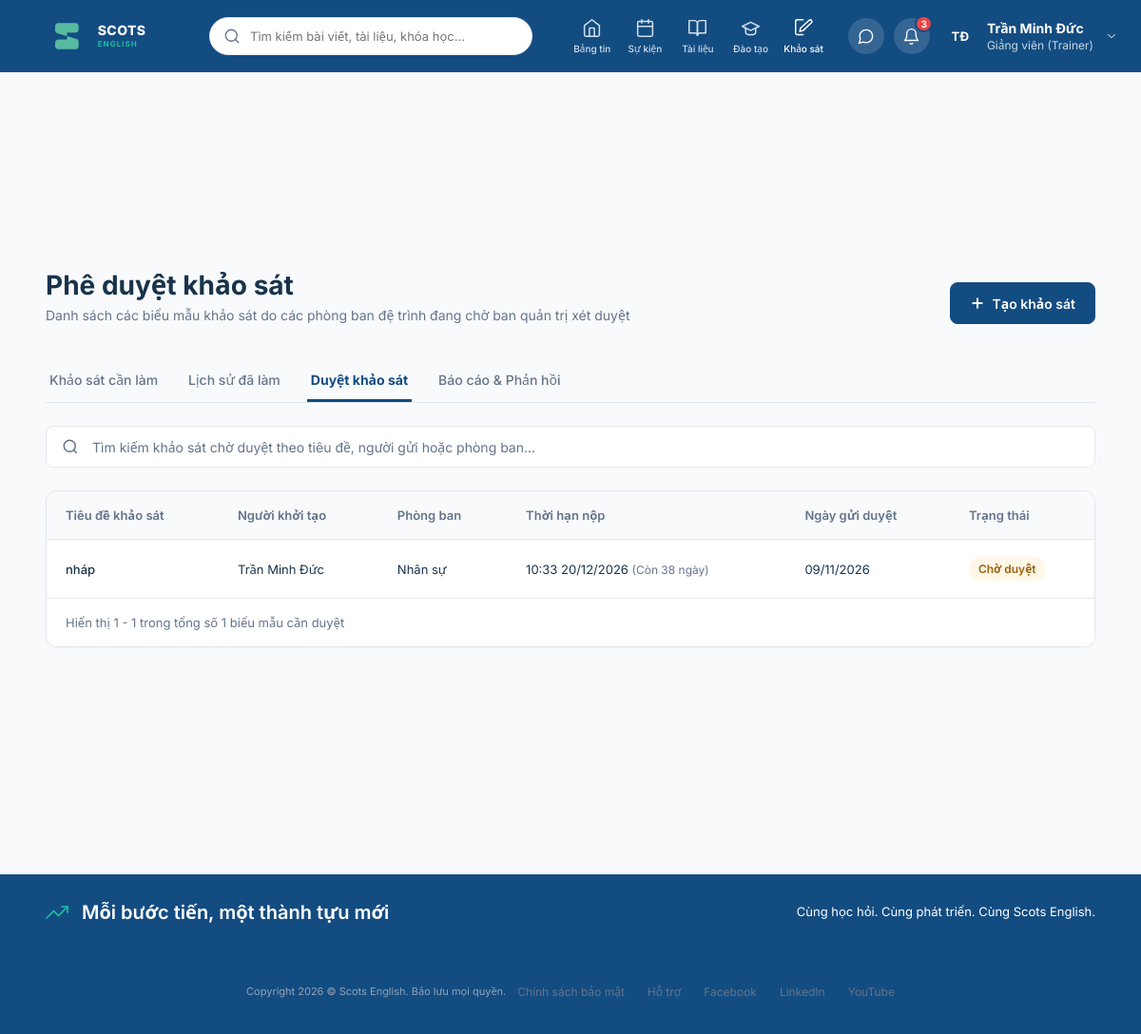
Page /surveys/approve/ (signed in) on the committed database.
### surveys/models.py (models this page shows, shortened)
class Survey(models.Model):
    department = models.ForeignKey(
        Department,
        on_delete=models.CASCADE,
        related_name='surveys',
        verbose_name="Phòng ban"
    )
    creator = models.ForeignKey(
        settings.AUTH_USER_MODEL,
        on_delete=models.CASCADE,
        related_name='created_surveys',
        verbose_name="Người tạo"
    )
    approver = models.ForeignKey(
        settings.AUTH_USER_MODEL,
        on_delete=models.SET_NULL,
        null=True,
        related_name='approved_surveys',
        verbose_name="Người duyệt"
    )
    name=models.CharField(
        max_length=100,
        verbose_name='Tên khảo sát'
    )
    date_created = models.DateTimeField(
        auto_now_add=True,
        verbose_name="Ngày tạo"
    )
    is_approved = models.BooleanField(
        default=False,
        verbose_name="Đã duyệt"
    )
    is_respondable = models.BooleanField(
        default=True,
        verbose_name="Cho phép trả lời"
    )
    is_visible = models.BooleanField(
        default=True,
        verbose_name="Hiển thị"
    )
    anonymous = models.BooleanField(
        default=False,
        verbose_name="Trả lời ẩn danh"
    )
    description = models.TextField(
        blank=True,
        null=True,
        verbose_name="Mô tả"
    )
    response_limit = models.IntegerField(
        null=True,
        blank=True,
        verbose_name="Giới hạn lượt trả lời"
    )
    response_deadline= models.DateTimeField(
        null=True,
        blank=True,
        db_index=True,
        verbose_name='Thời hạn trả lời'
    )
    @property
    def time_left(self):
        if not self.response_deadline:
            return None
        secs_left = (self.response_deadline - timezone.now()).total_seconds()
        if secs_left>=86400:
            time_left=secs_left//86400
            unit='ngày'
        elif secs_left>=3600:
            time_left=secs_left//3600
            unit='giờ'
        else:
            time_left=secs_left//60
            unit='phút'
        return f'Còn {time_left:.0f} {unit}'
    class Meta:
        db_table = 'survey'

### home/models.py (models this page shows, shortened)
class Department(models.Model):
    class BlockChoices(models.TextChoices):
        LEGAL_HR = 'LEGAL AND HR', 'Khối Hành Chính - Nhân Sự'
        FINANCE = 'FINANCE', 'Khối Tài Chính - Kế toán'
        OPERATION = 'OPERATION', 'Khối Vận Hành'
        ACADEMY = 'ACADEMY', 'Khối Học Thuật'
        TECHNOLOGY = 'TECHNOLOGY', 'Khối Công Nghệ Thông Tin'
        MKT_SALE = 'MARKETING AND SALE', 'Khối Marketing và Kinh Doanh'
        CENTRAL = 'CENTRAL', 'Khối Trung Tâm'
        DIRECTOR = 'DIRECTOR', 'Khối Ban Giám Đốc'
    name = models.CharField(
        max_length=100,
        verbose_name="Tên phòng ban")
    manager = models.ForeignKey(
        settings.AUTH_USER_MODEL,
        on_delete=models.SET_NULL,
        null=True,
        blank=True,
        related_name='managed_departments',
        verbose_name="Trưởng phòng"
    )
    block = models.CharField(
        max_length=50,
        choices=BlockChoices.choices,
        blank=True,
        null=True,
        verbose_name="Khối"
    )
    class Meta:
        db_table = 'department'

### surveys/views.py (the view, shortened to what this page needs)
# urls.py: path('approve/',views.SurveyApproveList,name='SurveyApproveList'),
def SurveyApproveList(request):
    if not request.user.is_authenticated:
        default_user = User.objects.filter(username='minhanh').first()
        if default_user:
            login(request, default_user)
    user = request.user
    managed_departments = user.managed_departments.all()
    is_admin = user.is_staff or user.is_superuser
    if not (managed_departments.exists() or is_admin):
        messages.error(request, 'Bạn không có quyền truy cập trang phê duyệt khảo sát.')
        return redirect('MySurvey')
    query = request.GET.get('q', '').strip()
    if is_admin and not managed_departments.exists():
        surveys_qs = Survey.objects.filter(is_approved=False)
    else:
        surveys_qs = Survey.objects.filter(
            department__in=managed_departments,
            is_approved=False
        )
    surveys_qs = surveys_qs.filter(
        Q(response_deadline__isnull=True) | Q(response_deadline__gt=timezone.now())
    ).select_related('creator', 'department').order_by('-date_created')
    total_count = surveys_qs.count()
    paginator = Paginator(surveys_qs, 10)  # 10 bài trên mỗi trang
    page_number = request.GET.get('page')
    page_obj = paginator.get_page(page_number)
    context = {
        'page_obj': page_obj,
        'search_query': query,
        'total_count': total_count,
    }
    return render(request, 'approve_list.html', context)

### surveys/templates/approve_list.html (shortened to what this page needs)
{% extends 'base.html' %}
{% block content %}
  <main class="survey-workspace">
    <header class="doc-header">
      <div>
        <h1 class="doc-header-title">Phê duyệt khảo sát</h1>
        <p class="doc-header-subtitle">Danh sách các biểu mẫu khảo sát do các phòng ban đệ trình đang chờ ban quản trị xét duyệt</p>
      </div>
      <a href="{% url 'SurveyCreate' %}" class="doc-btn doc-btn-primary">
        <svg width="16" height="16" viewBox="0 0 16 16" fill="none" stroke="currentColor" stroke-width="2">
          <path d="M8 3.333v9.334M3.333 8h9.334" stroke-linecap="round" stroke-linejoin="round"/>
        </svg>
        Tạo khảo sát
      </a>
    </header>
    <nav class="doc-tabs">
      <a href="{% url 'MySurvey' %}" class="doc-tab">Khảo sát cần làm</a>
      <a href="{% url 'SurveyHistory' %}" class="doc-tab">Lịch sử đã làm</a>
      {% if request.user.managed_departments.exists %}
        <a href="{% url 'SurveyApproveList' %}" class="doc-tab active">Duyệt khảo sát</a>
      {% endif %}
      <a href="{% url 'SurveyPublished' %}" class="doc-tab">Báo cáo & Phản hồi</a>
    </nav>
    <form method="GET" action="" class="doc-toolbar">
      <div class="doc-search-box" style="max-width: 100%;">
        <svg width="18" height="18" viewBox="0 0 24 24" fill="none" stroke="#64748b" stroke-width="2">
          <circle cx="11" cy="11" r="8"></circle>
          <path d="m21 21-4.35-4.35"></path>
        </svg>
        <input type="text" name="q" value="{{ search_query|default:'' }}" placeholder="Tìm kiếm khảo sát chờ duyệt theo tiêu đề, người gửi hoặc phòng ban...">
      </div>
    </form>
    <section class="doc-table-card">
      <table class="doc-table">
        <thead>
          <tr>
            <th>Tiêu đề khảo sát</th>
            <th>Người khởi tạo</th>
            <th>Phòng ban</th>
            <th>Thời hạn nộp</th>
            <th>Ngày gửi duyệt</th>
            <th>Trạng thái</th>
          </tr>
        </thead>
        <tbody>
          {% if page_obj %}
            {% for survey in page_obj %}
              <tr>
                <td class="doc-table-title">
                  <a href="{% url 'SurveyApproveDetail' survey.id %}" style="text-decoration: none; color: inherit; font-weight: 500;">
                    {{ survey.name }}
                  </a>
                </td>
                <td>{{ survey.creator.get_full_name|default:survey.creator.username }}</td>
                <td>{{ survey.department.name|default:"-" }}</td>
                <td>
                  {% if survey.response_deadline %}
                    {{ survey.response_deadline|date:"H:i d/m/Y" }}
                    {% if survey.time_left %}
                      <span style="font-size: 12px; color: var(--ink-soft);">({{ survey.time_left }})</span>
                    {% endif %}
                  {% else %}
                    <span style="color: var(--ink-soft);">Không giới hạn</span>
                  {% endif %}
                </td>
                <td>{{ survey.date_created|date:"d/m/Y" }}</td>
                <td><span class="doc-badge doc-badge-pending">Chờ duyệt</span></td>
              </tr>
            {% endfor %}
          {% endif %}
        </tbody>
      </table>
      {% if page_obj and total_count > 0 %}
        <footer class="doc-table-pagination">
          <div>Hiển thị {{ page_obj.start_index }} - {{ page_obj.end_index }} trong tổng số {{ total_count }} biểu mẫu cần duyệt</div>
        </footer>
      {% endif %}
    </section>
  </main>
{% endblock %}

### templates/base.html (shortened to what this page needs)
{% load static %}
<!DOCTYPE html>
<html lang="vi">
<head>
  <link rel="stylesheet" href="{% static 'css/main.css' %}?v=20261112b" />
  <script src="https://cdn.tailwindcss.com"></script>
</head>
<body>
<div class="page">
  <header class="topbar">
    <a href="{% url 'home' %}" class="logo" style="text-decoration: none; display: flex; align-items: center; gap: 8px; cursor: pointer;">
      <img class="logo-mark" src="{% static 'img/logo_no_text.png' %}" alt="Scots English" />
      <span class="brand-name">
        <span class="brand-primary">SCOTS</span>
        <span class="brand-secondary">ENGLISH</span>
      </span>
    </a>
    <form method="GET" action="{% url 'home' %}" class="search" style="display: flex; align-items: center; background: #ffffff; border: 1px solid #e2e8f0; border-radius: 9999px; padding: 6px 14px; gap: 8px; width: 340px; margin: 0 16px;">
      <svg class="icon-search" viewBox="0 0 24 24" fill="none" stroke="currentColor" stroke-width="1.7" stroke-linecap="round" stroke-linejoin="round" style="width: 18px; height: 18px; color: #64748b; flex-shrink: 0;">
        <circle cx="11" cy="11" r="8"></circle>
        <line x1="21" y1="21" x2="16.65" y2="16.65"></line>
      </svg>
      <input type="text" name="q" value="{{ search_query|default:'' }}" placeholder="Tìm kiếm bài viết, tài liệu, khóa học..." style="border: none; outline: none; background: transparent; width: 100%; font-size: 13px; color: #1e293b;" />
    </form>
    <nav class="primary-nav">
      <a class="nav-tab " href="{% url 'home' %}">
        <svg class="nav-ico" viewBox="0 0 24 24" fill="none" stroke="currentColor" stroke-width="1.7" stroke-linecap="round" stroke-linejoin="round">
          <path d="M3 9l9-7 9 7v11a2 2 0 0 1-2 2H5a2 2 0 0 1-2-2z"></path>
          <polyline points="9 22 9 12 15 12 15 22"></polyline>
        </svg>
        <span class="nav-label">Bảng tin</span>
      </a>
      <a class="nav-tab" href="/#events-section">
        <span class="nav-label">Sự kiện</span>
      </a>
      <a class="nav-tab {% if 'documents' in request.path %}active{% endif %}" href="{% url 'documents' %}">
        <svg class="nav-ico" viewBox="0 0 24 24" fill="none" stroke="currentColor" stroke-width="1.7" stroke-linecap="round" stroke-linejoin="round">
          <path d="M2 3h6a4 4 0 0 1 4 4v14a3 3 0 0 0-3-3H2z"></path>
          <path d="M22 3h-6a4 4 0 0 0-4 4v14a3 3 0 0 1 3-3h7z"></path>
        </svg>
        <span class="nav-label">Tài liệu</span>
      </a>
      <a class="nav-tab {% if 'courses' in request.path %}active{% endif %}" href="{% url 'courses' %}" title="Cổng đào tạo Scots English">
        <svg class="nav-ico" viewBox="0 0 24 24" fill="none" stroke="currentColor" stroke-width="1.7" stroke-linecap="round" stroke-linejoin="round">
          <path d="M22 10L12 5 2 10l10 5 10-5z"></path>
          <path d="M6 12v5c0 1.7 2.7 3 6 3s6-1.3 6-3v-5"></path>
        </svg>
        <span class="nav-label">Đào tạo</span>
      </a>
      <a class="nav-tab {% if 'surveys' in request.path %}active{% endif %}" href="/surveys/">
        <svg class="nav-ico" viewBox="0 0 24 24" fill="none" stroke="currentColor" stroke-width="1.7" stroke-linecap="round" stroke-linejoin="round">
          <path d="M11 20H4a2 2 0 0 1-2-2V4a2 2 0 0 1 2-2h7"></path>
          <path d="M18.4 2.6a2 2 0 0 1 2.8 2.8L11 15l-4 1 1-4 10.4-9.4z"></path>
        </svg>
        <span class="nav-label">Khảo sát</span>
      </a>
    </nav>
    <div class="account-actions">
      <button class="round-btn" aria-label="Tin nhắn" onclick="window.location.href='{% url 'messages_list' %}'" title="Tin nhắn" style="cursor: pointer;">
      </button>
      <div class="notif-wrapper">
        <button class="round-btn has-badge" id="notifBellButton" aria-label="Thông báo" title="Thông báo hệ thống" style="cursor: pointer;">
          <svg viewBox="0 0 24 24" fill="none" stroke="currentColor" stroke-width="1.7" stroke-linecap="round" stroke-linejoin="round">
            <path d="M18 8A6 6 0 0 0 6 8c0 7-3 9-3 9h18s-3-2-3-9"></path>
            <path d="M13.73 21a2 2 0 0 1-3.46 0"></path>
          </svg>
          <span class="notif-badge" id="notifBadge">3</span>
        </button>
      </div>
      {% if request.user.is_authenticated %}
        <div class="profile-menu relative" id="headerProfileTrigger" style="cursor: pointer; position: relative;" title="Tài khoản cá nhân">
          <div class="avatar avatar-profile" style="border-radius: 50%; overflow: hidden; width: 36px; height: 36px; background-color: #134c81; color: white; display: flex; align-items: center; justify-content: center; font-weight: 700; font-size: 13px;">
            {% if request.user.username == 'thuha' %}
              <img id="topbar-user-avatar" src="{% static 'img/avatar_thuha.png' %}" alt="{{ request.user.get_full_name|default:request.user.username }}" style="width: 100%; height: 100%; object-fit: cover; border-radius: 50%;" />
            {% elif request.user.username == 'phuonglinh' %}
              <img id="topbar-user-avatar" src="{% static 'img/avatar_phuonglinh.png' %}" alt="{{ request.user.get_full_name|default:request.user.username }}" style="width: 100%; height: 100%; object-fit: cover; border-radius: 50%;" />
            {% elif request.user.username == 'ngocanh' %}
              <img id="topbar-user-avatar" src="{% static 'img/avatar_ngocanh.png' %}" alt="{{ request.user.get_full_name|default:request.user.username }}" style="width: 100%; height: 100%; object-fit: cover; border-radius: 50%;" />
            {% else %}
              <span id="topbar-user-avatar">{{ request.user.first_name|slice:":1"|default:request.user.username|slice:":1"|upper }}{{ request.user.last_name|slice:":1"|upper }}</span>
            {% endif %}
          </div>
          <div class="profile-details">
            <span class="profile-name">{{ request.user.get_full_name|default:request.user.username }}</span>
            <span class="profile-role">
              {% if request.user.is_staff or request.user.is_superuser %}
                Giảng viên (Trainer)
              {% else %}
                Học viên (Trainee)
              {% endif %}
            </span>
          </div>
          <svg class="chevron" viewBox="0 0 24 24" fill="none" stroke="currentColor" stroke-width="1.7" stroke-linecap="round" stroke-linejoin="round">
            <polyline points="6 9 12 15 18 9"></polyline>
          </svg>
        </div>
      {% endif %}
    </div>
  </header>
  {% block content %}
  {% endblock %}
  <footer class="footer">
    <div class="achievement-banner">
      <div class="banner-message">
        <svg class="trending" viewBox="0 0 24 24" fill="none" stroke="currentColor" stroke-width="1.7" stroke-linecap="round" stroke-linejoin="round">
          <polyline points="23 6 13.5 15.5 8.5 10.5 1 18"></polyline>
          <polyline points="17 6 23 6 23 12"></polyline>
        </svg>
        <span>Mỗi bước tiến, một thành tựu mới</span>
      </div>
      <span class="banner-support">Cùng học hỏi. Cùng phát triển. Cùng Scots English.</span>
    </div>
    <div class="legal-bar">
      <span class="copyright">Copyright 2026 © Scots English. Bảo lưu mọi quyền.</span>
      <nav class="footer-links">
        <a href="#">Chính sách bảo mật</a>
        <a href="#">Hỗ trợ</a>
        <a href="#">Facebook</a>
        <a href="#">LinkedIn</a>
        <a href="#">YouTube</a>
      </nav>
    </div>
  </footer>
</div>
</body>
</html>

### rows in the picture
Survey: name "nháp", creator.get_full_name "Trần Minh Đức", department.name "Nhân sự", response_deadline "10:33 20/12/2026", time_left "Còn 38 ngày", date_created "09/11/2026"

### other values in the picture
{{ request.user.last_name|slice:":1"|upper }} "Đ"
{{ request.user.get_full_name|default:request.user.username }} "Trần Minh Đức"
{{ page_obj.start_index }} "1"
{{ page_obj.end_index }} "1"
{{ total_count }} "1"
